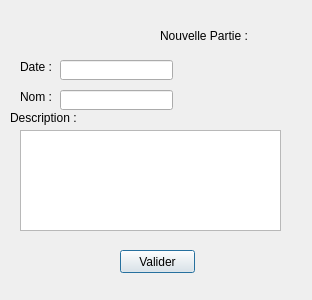
<?xml version="1.0" encoding="UTF-8"?>
<ui version="4.0">
 <class>formNouvellePartie</class>
 <widget class="QDialog" name="formNouvellePartie">
  <property name="geometry">
   <rect>
    <x>0</x>
    <y>0</y>
    <width>312</width>
    <height>300</height>
   </rect>
  </property>
  <property name="windowTitle">
   <string>Dialog</string>
  </property>
  <widget class="QLabel" name="label">
   <property name="geometry">
    <rect>
     <x>160</x>
     <y>20</y>
     <width>101</width>
     <height>31</height>
    </rect>
   </property>
   <property name="text">
    <string>Nouvelle Partie :</string>
   </property>
  </widget>
  <widget class="QLabel" name="label_2">
   <property name="geometry">
    <rect>
     <x>20</x>
     <y>60</y>
     <width>47</width>
     <height>13</height>
    </rect>
   </property>
   <property name="text">
    <string>Date :</string>
   </property>
  </widget>
  <widget class="QLabel" name="label_3">
   <property name="geometry">
    <rect>
     <x>20</x>
     <y>90</y>
     <width>47</width>
     <height>13</height>
    </rect>
   </property>
   <property name="text">
    <string>Nom :</string>
   </property>
  </widget>
  <widget class="QLineEdit" name="lineEdit">
   <property name="geometry">
    <rect>
     <x>60</x>
     <y>60</y>
     <width>113</width>
     <height>20</height>
    </rect>
   </property>
  </widget>
  <widget class="QLineEdit" name="lineEdit_2">
   <property name="geometry">
    <rect>
     <x>60</x>
     <y>90</y>
     <width>113</width>
     <height>20</height>
    </rect>
   </property>
  </widget>
  <widget class="QLabel" name="label_4">
   <property name="geometry">
    <rect>
     <x>10</x>
     <y>110</y>
     <width>71</width>
     <height>16</height>
    </rect>
   </property>
   <property name="text">
    <string>Description :</string>
   </property>
  </widget>
  <widget class="QTextEdit" name="textEdit">
   <property name="geometry">
    <rect>
     <x>20</x>
     <y>130</y>
     <width>261</width>
     <height>101</height>
    </rect>
   </property>
  </widget>
  <widget class="QPushButton" name="pushButton">
   <property name="geometry">
    <rect>
     <x>120</x>
     <y>250</y>
     <width>75</width>
     <height>23</height>
    </rect>
   </property>
   <property name="text">
    <string>Valider</string>
   </property>
  </widget>
 </widget>
 <resources/>
 <connections/>
</ui>
